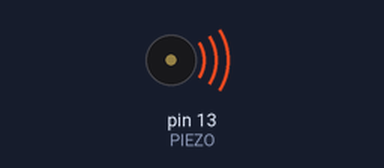
A sketch run on a simulated Arduino Uno, built with avr-gcc and run on an emulated ATmega328P. Parts: buzzer (waves = sounding).

Above: at 0.1 s.
Timing chart, 0 to 1.6 s (numbered marks = the images above):
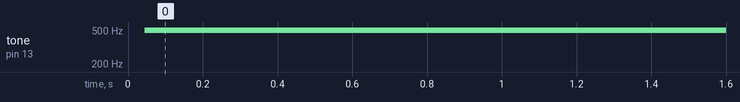

Measured:
- by itself, tone on pin 13 (PIEZO): silent → 496 Hz at 0.05 s

The sketch:

p88.ino
```cpp
#define PIEZO 13

#define DELAY_TIME 1

void setup() {
  pinMode(PIEZO, OUTPUT);
}

void loop() {
  delay(DELAY_TIME);
  digitalWrite(PIEZO, HIGH);
  delay(DELAY_TIME);
  digitalWrite(PIEZO, LOW);

}
```
